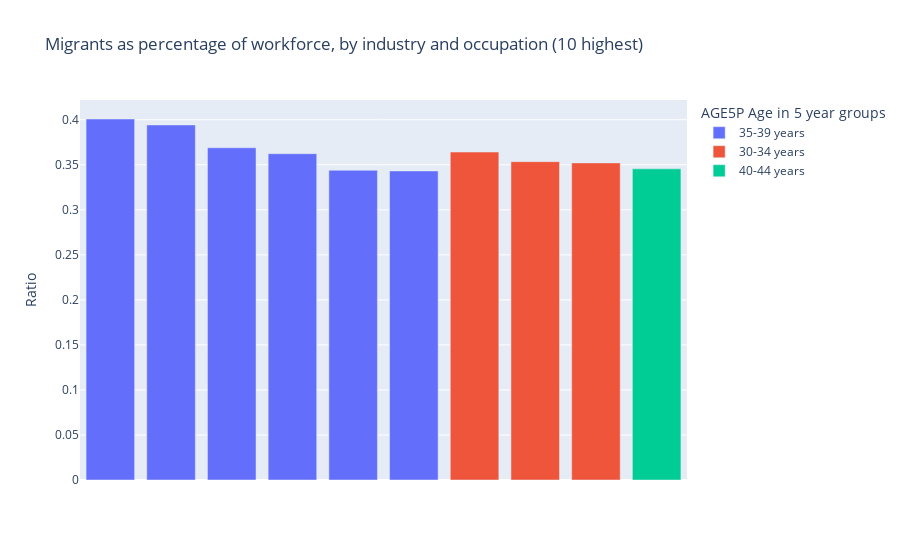

Notebook code for this chart:
### Code cell
fig = px.bar(migrantsInd.head(10), x='Category', y='Ratio', title='Migrants as percentage of workforce, by industry and occupation (10 highest)', color='AGE5P Age in 5 year groups')
#fig.update_traces(marker_color = '#f9e1d1')
fig.update_xaxes(visible=False)
fig.update_yaxes()
fig.show()

### Figure 1 — Plotly figure (JSON) as saved in the notebook; plotly's stock layout.template omitted (floating-point values rounded to 4 significant figures)
{"data": [{"alignmentgroup": "True", "hovertemplate": "AGE5P Age in 5 year groups=35-39 years<br>Category=%{x}<br>Ratio=%{y}<extra></extra>", "legendgroup": "35-39 years", "marker": {"color": "#636efa", "pattern": {"shape": ""}}, "name": "35-39 years", "offsetgroup": "35-39 years", "orientation": "v", "showlegend": true, "textposition": "auto", "type": "bar", "x": ["Professional, Scientific and Technical Services - Community and Personal Service Workers - 35-39 years", "Accommodation and Food Services - Technicians and Trades Workers - 35-39 years", "Wholesale Trade - Professionals - 35-39 years", "Manufacturing - Community and Personal Service Workers - 35-39 years", "Accommodation and Food Services - Labourers - 35-39 years", "Health Care and Social Assistance - Community and Personal Service Workers - 35-39 years"], "xaxis": "x", "y": [0.4009, 0.3943, 0.3689, 0.3624, 0.3439, 0.3432], "yaxis": "y"}, {"alignmentgroup": "True", "hovertemplate": "AGE5P Age in 5 year groups=30-34 years<br>Category=%{x}<br>Ratio=%{y}<extra></extra>", "legendgroup": "30-34 years", "marker": {"color": "#EF553B", "pattern": {"shape": ""}}, "name": "30-34 years", "offsetgroup": "30-34 years", "orientation": "v", "showlegend": true, "textposition": "auto", "type": "bar", "x": ["Transport, Postal and Warehousing - Machinery Operators and Drivers - 30-34 years", "Wholesale Trade - Professionals - 30-34 years", "Accommodation and Food Services - Technicians and Trades Workers - 30-34 years"], "xaxis": "x", "y": [0.3642, 0.3535, 0.3521], "yaxis": "y"}, {"alignmentgroup": "True", "hovertemplate": "AGE5P Age in 5 year groups=40-44 years<br>Category=%{x}<br>Ratio=%{y}<extra></extra>", "legendgroup": "40-44 years", "marker": {"color": "#00cc96", "pattern": {"shape": ""}}, "name": "40-44 years", "offsetgroup": "40-44 years", "orientation": "v", "showlegend": true, "textposition": "auto", "type": "bar", "x": ["Accommodation and Food Services - Technicians and Trades Workers - 40-44 years"], "xaxis": "x", "y": [0.3455], "yaxis": "y"}], "layout": {"barmode": "relative", "legend": {"title": {"text": "AGE5P Age in 5 year groups"}, "tracegroupgap": 0}, "title": {"text": "Migrants as percentage of workforce, by industry and occupation (10 highest)"}, "xaxis": {"anchor": "y", "domain": [0, 1], "title": {"text": "Category"}, "visible": false}, "yaxis": {"anchor": "x", "domain": [0, 1], "title": {"text": "Ratio"}}}}
